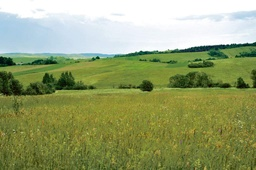
#> input picture lab8/obraz.jpg, 256 x 170 px, shrunk from 1024 x 682 before the run
$ python lab8.py
#> lines starting #> are read from the running program, lines starting #| are printed output that depends on the picture
from PIL import Image
from PIL import ImageFilter
from PIL import ImageChops
import matplotlib.pyplot as plt

obraz = Image.open("obraz.jpg")
#> obraz is the input picture: PIL image 256x170 RGB; mean R, G, B 148.5, 159.6, 111.7


# zad 1
def filtruj(obraz, kernel, scale):
#> called with scale = 1
    im1 = obraz.copy()
    im_pix = obraz.load()
    im1_pix = im1.load()
    w, h = obraz.size
#> w = 256; h = 170
    k = len(kernel)
    d = int(k / 2)
    for x in range(d, w - d):
        for y in range(d, h - d):
            temp = [0, 0, 0]
            for a in range(k):
                for b in range(k):
                    xn = x + a - d
                    yn = y + b - d
                    pixel = im_pix[xn, yn]
                    temp[0] += pixel[0] * kernel[a][b]
                    temp[1] += pixel[1] * kernel[a][b]
                    temp[2] += pixel[2] * kernel[a][b]
            im1_pix[x, y] = (int(temp[0] / scale), int(temp[1] / scale), int(temp[2] / scale))
    return im1


kern = [[-1, -1, -1], [-1, 8, -1], [-1, -1, -1]]
skala = 1
fi = filtruj(obraz, kern, skala)

fi.show()

# zad 2
imB = obraz.filter(ImageFilter.BLUR)
print(ImageFilter.BLUR.filterargs)
kern1 = [[1, 1, 1, 1, 1], [1, 0, 0, 0, 1], [1, 0, 0, 0, 1], [1, 0, 0, 0, 1], [1, 1, 1, 1, 1]]
imB1 = filtruj(obraz, kern1, 16)
diffB = ImageChops.difference(imB, imB1)
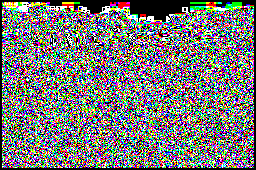
#> diffB: PIL image 256x170 RGB; mean R, G, B 0.474, 0.474, 0.469; drawn with 1 as white
plt.figure(figsize=(32, 16))
plt.subplot(2, 2, 1)
plt.title("obraz wejsciowy")
plt.imshow(obraz)
plt.axis('off')
plt.subplot(2, 2, 2)
plt.title("filtr BLUR")
plt.imshow(imB)
plt.axis('off')
plt.subplot(2, 2, 3)
plt.title("filtr BLUR - funkcja filtruj")
plt.imshow(imB1)
plt.axis('off')
plt.subplot(2, 2, 4)
plt.title("roznica")
plt.imshow(diffB)
plt.axis('off')
plt.subplots_adjust(wspace=0.05, hspace=0.05)
plt.tight_layout()
plt.savefig("fig1.png")
plt.show()

# zad 3
imL = obraz.convert('L')
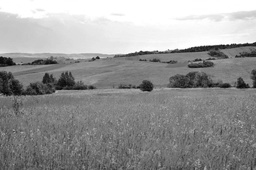
#> imL: PIL image 256x170 L; min 2, max 255, mean 150.8
imL1 = imL.filter(ImageFilter.EMBOSS)
print(ImageFilter.EMBOSS.filterargs)
ImageFilter.EMBOSS.filterargs = ((3, 3), 1, 128, (-1, 0, 1, -2, 0, 2, -1, 0, 1))
imSOB = imL.filter(ImageFilter.EMBOSS)
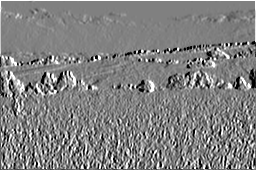
#> imSOB: PIL image 256x170 L; min 0, max 255, mean 128.7
ImageFilter.EMBOSS.filterargs = ((3, 3), 1, 128, (-1, -2, -1, 0, 0, 0, 1, 2, 1))
imSOB2 = imL.filter(ImageFilter.EMBOSS)
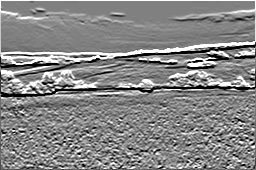
#> imSOB2: PIL image 256x170 L; min 0, max 255, mean 134.2
plt.figure(figsize=(32, 16))
plt.subplot(2, 2, 1)
plt.title("obraz w trybie L")
plt.imshow(imL, "gray")
plt.axis('off')
plt.subplot(2, 2, 2)
plt.title("filtr EMBOSS")
plt.imshow(imL1, "gray")
plt.axis('off')
plt.subplot(2, 2, 3)
plt.title("filtr SOBEL1")
plt.imshow(imSOB, "gray")
plt.axis('off')
plt.subplot(2, 2, 4)
plt.title("filtr SOBEL2")
plt.imshow(imSOB2, "gray")
plt.axis('off')
plt.subplots_adjust(wspace=0.05, hspace=0.05)
plt.tight_layout()
plt.savefig("fig2.png")
plt.show()

# zad 4
fil2 = obraz.filter(ImageFilter.DETAIL)
fil4 = obraz.filter(ImageFilter.EDGE_ENHANCE_MORE)
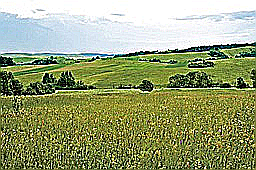
#> fil4: PIL image 256x170 RGB; mean R, G, B 151.4, 160.4, 119.8
fil6 = obraz.filter(ImageFilter.SHARPEN)
fil8 = obraz.filter(ImageFilter.SMOOTH_MORE)
diff2 = ImageChops.difference(obraz, fil2)
diff4 = ImageChops.difference(obraz, fil4)
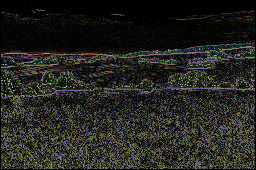
#> diff4: PIL image 256x170 RGB; mean R, G, B 35.7, 35.8, 31.2
diff6 = ImageChops.difference(obraz, fil6)
diff8 = ImageChops.difference(obraz, fil8)
plt.figure(figsize=(32, 16))
plt.subplot(4, 2, 1)
plt.title("filtr DETAIL")
plt.imshow(fil2)
plt.axis('off')
plt.subplot(4, 2, 2)
plt.title("roznica")
plt.imshow(diff2)
plt.axis('off')
plt.subplot(4, 2, 3)
plt.title("filtr EDGE_ENHANCE_MORE")
plt.imshow(fil4)
plt.axis('off')
plt.subplot(4, 2, 4)
plt.title("roznica")
plt.imshow(diff4)
plt.axis('off')
plt.subplot(4, 2, 5)
plt.title("filtr SHARPEN")
plt.imshow(fil6)
plt.axis('off')
plt.subplot(4, 2, 6)
plt.title("roznica")
plt.imshow(diff6)
plt.axis('off')
plt.subplot(4, 2, 7)
plt.title("filtr SMOOTH_MORE")
plt.imshow(fil8)
plt.axis('off')
plt.subplot(4, 2, 8)
plt.title("roznica")
plt.imshow(diff8)
plt.axis('off')
plt.subplots_adjust(wspace=0.05, hspace=0.05)
plt.tight_layout()
plt.savefig("fig3.png")
plt.show()

# zad 5
fil12 = obraz.filter(ImageFilter.GaussianBlur(radius=3))
fil13 = obraz.filter(ImageFilter.UnsharpMask(radius=2, percent=125, threshold=4))
fil16 = obraz.filter(ImageFilter.MedianFilter(size=3))
fil17 = obraz.filter(ImageFilter.MinFilter(size=3))
fil18 = obraz.filter(ImageFilter.MaxFilter(size=3))
diff12 = ImageChops.difference(obraz, fil12)
diff13 = ImageChops.difference(obraz, fil13)
diff16 = ImageChops.difference(obraz, fil16)
diff17 = ImageChops.difference(obraz, fil17)
diff18 = ImageChops.difference(obraz, fil18)
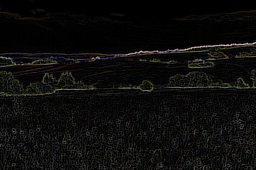
#> diff18: PIL image 256x170 RGB; mean R, G, B 13.2, 12.5, 11.6
plt.figure(figsize=(32, 16))
plt.subplot(5, 2, 1)
plt.title("filtr GaussianBlur, radius=3")
plt.imshow(fil12)
plt.axis('off')
plt.subplot(5, 2, 2)
plt.title("roznica")
plt.imshow(diff12)
plt.axis('off')
plt.subplot(5, 2, 3)
plt.title("filtr UnsharpMask, radius=2, percent=125, threshold=4")
plt.imshow(fil13)
plt.axis('off')
plt.subplot(5, 2, 4)
plt.title("roznica")
plt.imshow(diff13)
plt.axis('off')
plt.subplot(5, 2, 5)
plt.title("filtr MedianFilter, size=3")
plt.imshow(fil16)
plt.axis('off')
plt.subplot(5, 2, 6)
plt.title("roznica")
plt.imshow(diff16)
plt.axis('off')
plt.subplot(5, 2, 7)
plt.title("filtr MinFilter, size=3")
plt.imshow(fil17)
plt.axis('off')
plt.subplot(5, 2, 8)
plt.title("roznica")
plt.imshow(diff17)
plt.axis('off')
plt.subplot(5, 2, 9)
plt.title("filtr MaxFilter, size=3")
plt.imshow(fil18)
plt.axis('off')
plt.subplot(5, 2, 10)
plt.title("roznica")
plt.imshow(diff18)
plt.axis('off')
plt.subplots_adjust(wspace=0.05, hspace=0.05)
plt.tight_layout()
plt.savefig("fig4.png")
plt.show()
